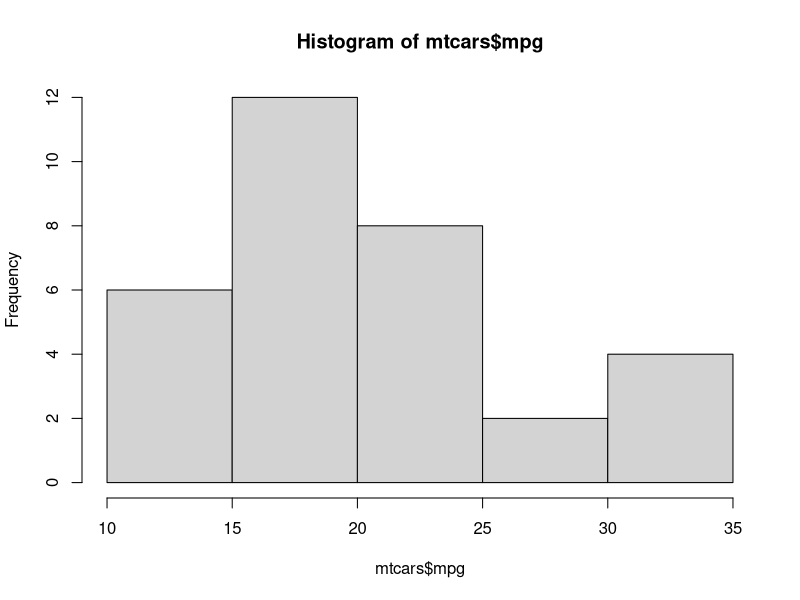
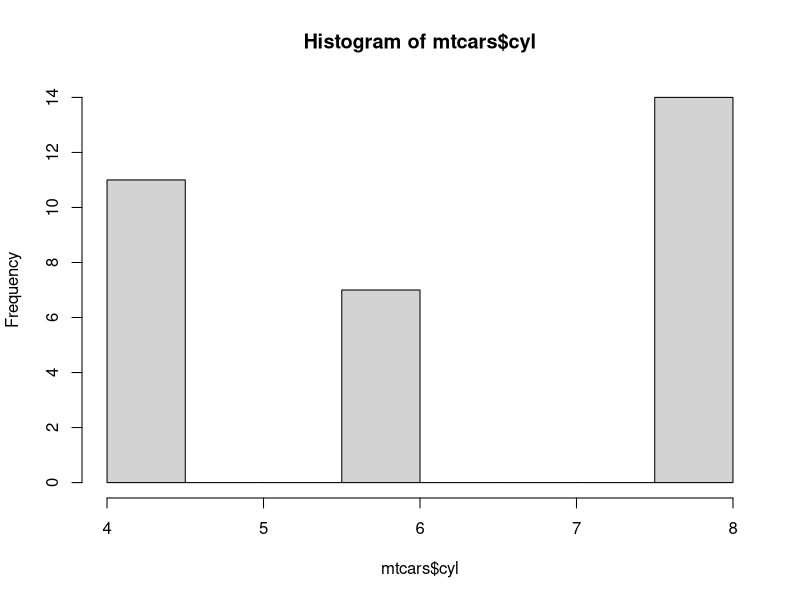
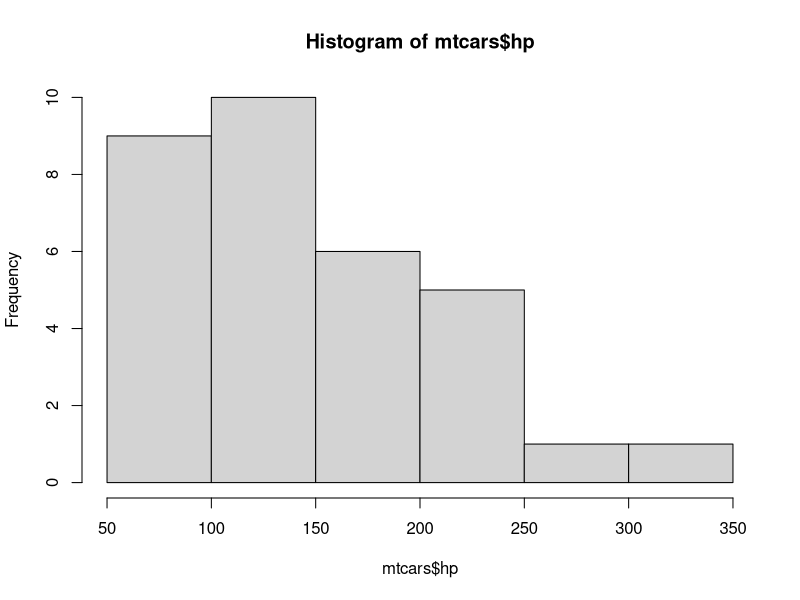
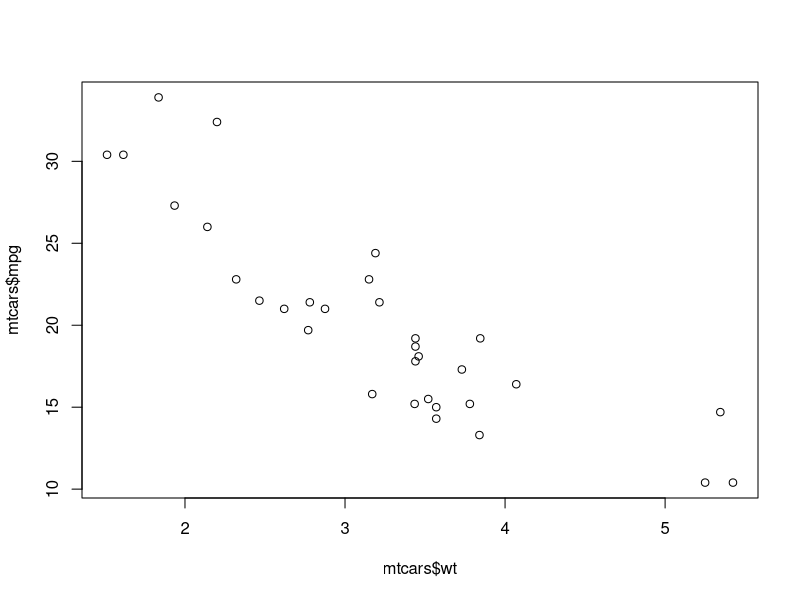

Generate these figures, in order, with R:
## ---- chunk 1
summary(mtcars)
## ---- chunk 2
hist(mtcars$mpg)
hist(mtcars$cyl)
hist(mtcars$hp)
## ---- chunk 3
plot(mtcars$wt, mtcars$mpg)
